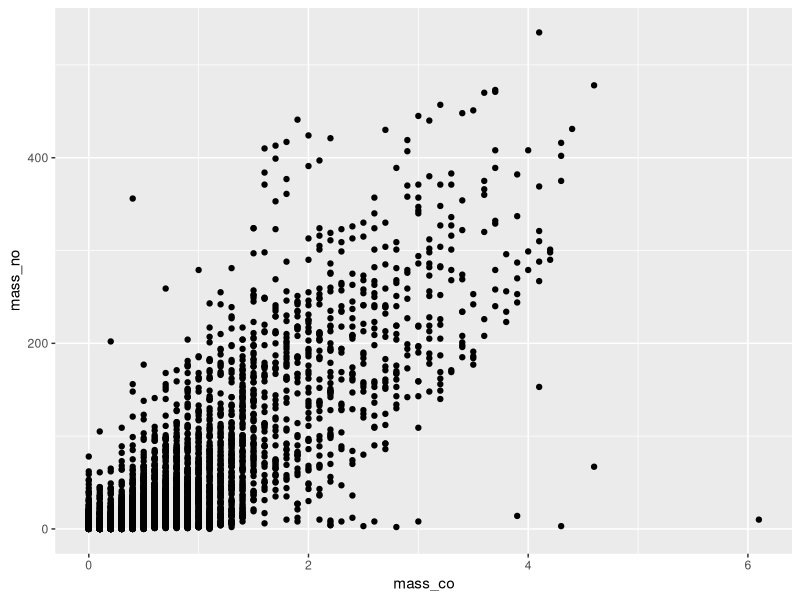
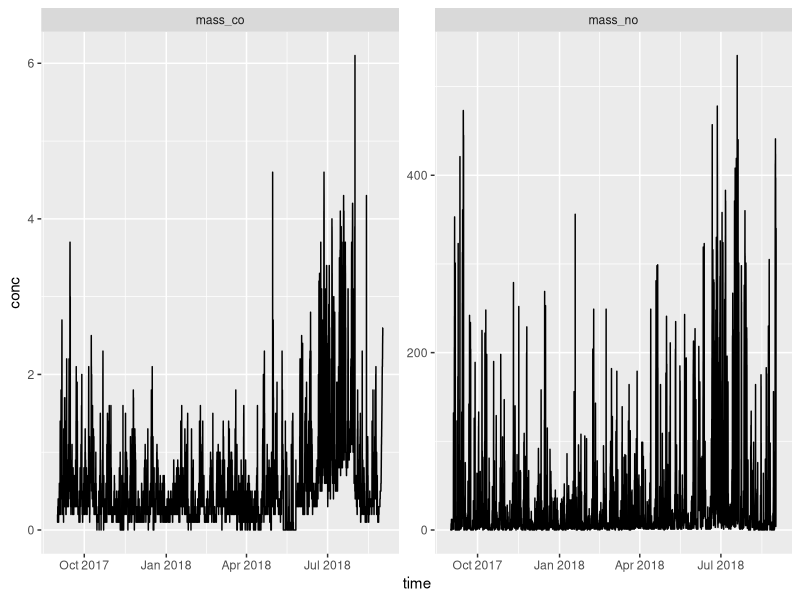
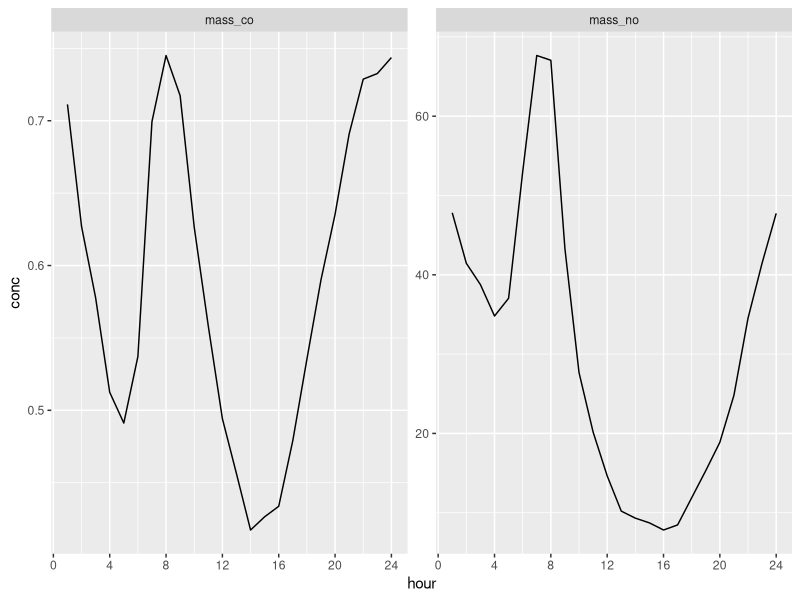

Write the R code that produced these figures, in order.
library(tidyverse)
library(readxl)

df <- read_excel("base-agregada.xlsx")

ggplot(df) +
  geom_point(aes(x = mass_co, y = mass_no))

df %>% 
  gather(poluente, conc, mass_no, mass_co) %>% 
ggplot() +
  geom_line(aes(x = time, y = conc)) +
  facet_wrap(~poluente, scales = "free_y")

df %>% 
  gather(poluente, conc, mass_no, mass_co) %>% 
  group_by(poluente, hour) %>% 
  summarise(conc = mean(conc, na.rm = TRUE)) %>%
  ggplot() +
  geom_line(aes(x = hour, y = conc)) +
  facet_wrap(~poluente, scales = "free_y") +
  scale_x_continuous(breaks = seq(0, 24, 4))
  